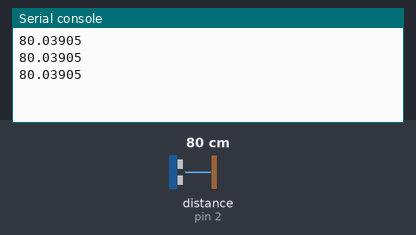
Simulated run of this program. Board: MicroPython board. Parts: the last lines printed to the serial console. The test bench sets the inputs (shaded band); at power-on: distance to the obstacle (sensor on pin 2) 80 cm. The echo pulse lasts 58.3 µs per cm.

Above: at 1.2 s.
1.3 s: distance to the obstacle (sensor on pin 2) set to 2 cm
At 1.9 s:
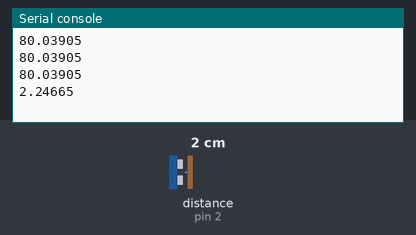
2.8 s: distance to the obstacle (sensor on pin 2) set to 4 cm
At 3.4 s:
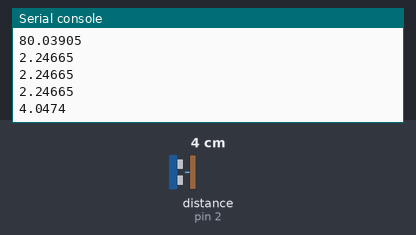
Timing chart, 0 to 5.8 s (numbered marks = the images above; inputs shaded):
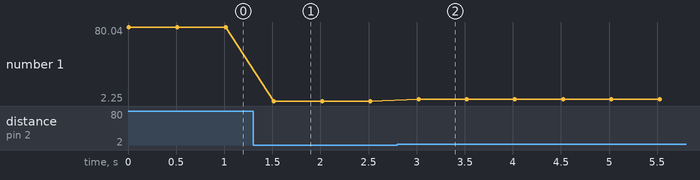

Measured:
- after the input at 1.3 s, the serial console: prints a new line after 0.22 s (image 1)
- after the input at 2.8 s, the serial console: prints a new line after 0.22 s (image 2)
- plotted number 1: 80.04 → 2.25 after the input at 1.3 s, 2.25 → 4.05 after the input at 2.8 s

The program:

ultra_sonic_distance.py
```python
from machine import Pin, I2C
import utime
from time import sleep_ms

trigger = Pin(3, Pin.OUT)
echo = Pin(2, Pin.IN)

def distance():
    timepassed = 0
    trigger.low()
    utime.sleep_us(2)
    trigger.high()
    utime.sleep_us(2)
    trigger.low()

    signaloff = 0
    signalon = 0

    while echo.value() == 0:
        signaloff = utime.ticks_us()

    while echo.value() == 1:
        signalon = utime.ticks_us()

    timepassed = signalon - signaloff
    return timepassed

while True:
    measured_time = distance()
    distance_cm = (measured_time * 0.0343) / 2
    print(distance_cm)
    sleep_ms(500)
```
